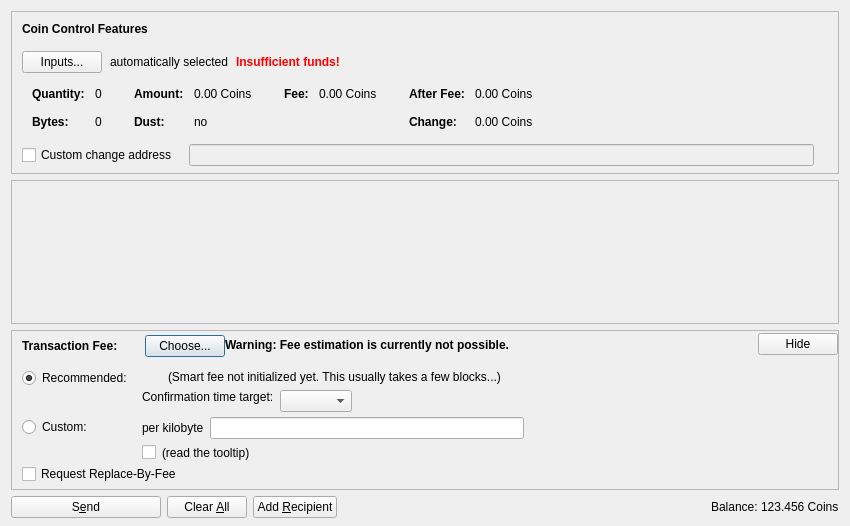
<?xml version="1.0" encoding="UTF-8"?>
<ui version="4.0">
 <class>SendCoinsDialog</class>
 <widget class="QDialog" name="SendCoinsDialog">
  <property name="geometry">
   <rect>
    <x>0</x>
    <y>0</y>
    <width>850</width>
    <height>526</height>
   </rect>
  </property>
  <property name="windowTitle">
   <string>Send Coins</string>
  </property>
  <layout class="QVBoxLayout" name="verticalLayout" stretch="0,1,0,0">
   <property name="bottomMargin">
    <number>8</number>
   </property>
   <item>
    <widget class="QFrame" name="frameCoinControl">
     <property name="sizePolicy">
      <sizepolicy hsizetype="Expanding" vsizetype="Expanding">
       <horstretch>0</horstretch>
       <verstretch>0</verstretch>
      </sizepolicy>
     </property>
     <property name="maximumSize">
      <size>
       <width>16777215</width>
       <height>16777215</height>
      </size>
     </property>
     <property name="frameShape">
      <enum>QFrame::StyledPanel</enum>
     </property>
     <property name="frameShadow">
      <enum>QFrame::Sunken</enum>
     </property>
     <layout class="QVBoxLayout" name="verticalLayoutCoinControl2">
      <property name="spacing">
       <number>0</number>
      </property>
      <property name="leftMargin">
       <number>0</number>
      </property>
      <property name="topMargin">
       <number>0</number>
      </property>
      <property name="rightMargin">
       <number>0</number>
      </property>
      <property name="bottomMargin">
       <number>6</number>
      </property>
      <item>
       <layout class="QVBoxLayout" name="verticalLayoutCoinControl" stretch="0,0,0,0,1">
        <property name="spacing">
         <number>0</number>
        </property>
        <property name="leftMargin">
         <number>10</number>
        </property>
        <property name="topMargin">
         <number>10</number>
        </property>
        <item>
         <layout class="QHBoxLayout" name="horizontalLayoutCoinControl1">
          <property name="bottomMargin">
           <number>15</number>
          </property>
          <item>
           <widget class="QLabel" name="labelCoinControlFeatures">
            <property name="sizePolicy">
             <sizepolicy hsizetype="Preferred" vsizetype="Maximum">
              <horstretch>0</horstretch>
              <verstretch>0</verstretch>
             </sizepolicy>
            </property>
            <property name="font">
             <font>
              <weight>75</weight>
              <bold>true</bold>
             </font>
            </property>
            <property name="styleSheet">
             <string notr="true">font-weight:bold;</string>
            </property>
            <property name="text">
             <string>Coin Control Features</string>
            </property>
           </widget>
          </item>
         </layout>
        </item>
        <item>
         <layout class="QHBoxLayout" name="horizontalLayoutCoinControl2" stretch="0,0,0,0">
          <property name="spacing">
           <number>8</number>
          </property>
          <property name="bottomMargin">
           <number>10</number>
          </property>
          <item>
           <widget class="QPushButton" name="pushButtonCoinControl">
            <property name="styleSheet">
             <string notr="true"/>
            </property>
            <property name="text">
             <string>Inputs...</string>
            </property>
            <property name="autoDefault">
             <bool>false</bool>
            </property>
           </widget>
          </item>
          <item>
           <widget class="QLabel" name="labelCoinControlAutomaticallySelected">
            <property name="text">
             <string>automatically selected</string>
            </property>
            <property name="margin">
             <number>5</number>
            </property>
           </widget>
          </item>
          <item>
           <widget class="QLabel" name="labelCoinControlInsuffFunds">
            <property name="font">
             <font>
              <weight>75</weight>
              <bold>true</bold>
             </font>
            </property>
            <property name="styleSheet">
             <string notr="true">color:red;font-weight:bold;</string>
            </property>
            <property name="text">
             <string>Insufficient funds!</string>
            </property>
            <property name="margin">
             <number>5</number>
            </property>
           </widget>
          </item>
          <item>
           <spacer name="horizontalSpacerCoinControl">
            <property name="orientation">
             <enum>Qt::Horizontal</enum>
            </property>
            <property name="sizeHint" stdset="0">
             <size>
              <width>40</width>
              <height>1</height>
             </size>
            </property>
           </spacer>
          </item>
         </layout>
        </item>
        <item>
         <widget class="QWidget" name="widgetCoinControl" native="true">
          <property name="sizePolicy">
           <sizepolicy hsizetype="Preferred" vsizetype="Preferred">
            <horstretch>0</horstretch>
            <verstretch>0</verstretch>
           </sizepolicy>
          </property>
          <property name="minimumSize">
           <size>
            <width>0</width>
            <height>0</height>
           </size>
          </property>
          <property name="styleSheet">
           <string notr="true"/>
          </property>
          <layout class="QHBoxLayout" name="horizontalLayoutCoinControl5">
           <property name="leftMargin">
            <number>0</number>
           </property>
           <property name="topMargin">
            <number>0</number>
           </property>
           <property name="rightMargin">
            <number>0</number>
           </property>
           <property name="bottomMargin">
            <number>0</number>
           </property>
           <item>
            <layout class="QHBoxLayout" name="horizontalLayoutCoinControl3" stretch="0,0,0,1">
             <property name="spacing">
              <number>20</number>
             </property>
             <property name="topMargin">
              <number>0</number>
             </property>
             <property name="bottomMargin">
              <number>10</number>
             </property>
             <item>
              <layout class="QFormLayout" name="formLayoutCoinControl1">
               <property name="horizontalSpacing">
                <number>10</number>
               </property>
               <property name="verticalSpacing">
                <number>14</number>
               </property>
               <property name="leftMargin">
                <number>10</number>
               </property>
               <property name="topMargin">
                <number>4</number>
               </property>
               <property name="rightMargin">
                <number>6</number>
               </property>
               <item row="0" column="0">
                <widget class="QLabel" name="labelCoinControlQuantityText">
                 <property name="font">
                  <font>
                   <weight>75</weight>
                   <bold>true</bold>
                  </font>
                 </property>
                 <property name="text">
                  <string>Quantity:</string>
                 </property>
                 <property name="margin">
                  <number>0</number>
                 </property>
                </widget>
               </item>
               <item row="0" column="1">
                <widget class="QLabel" name="labelCoinControlQuantity">
                 <property name="cursor">
                  <cursorShape>IBeamCursor</cursorShape>
                 </property>
                 <property name="contextMenuPolicy">
                  <enum>Qt::ActionsContextMenu</enum>
                 </property>
                 <property name="text">
                  <string notr="true">0</string>
                 </property>
                 <property name="margin">
                  <number>0</number>
                 </property>
                 <property name="textInteractionFlags">
                  <set>Qt::LinksAccessibleByMouse|Qt::TextSelectableByKeyboard|Qt::TextSelectableByMouse</set>
                 </property>
                </widget>
               </item>
               <item row="1" column="0">
                <widget class="QLabel" name="labelCoinControlBytesText">
                 <property name="font">
                  <font>
                   <weight>75</weight>
                   <bold>true</bold>
                  </font>
                 </property>
                 <property name="text">
                  <string>Bytes:</string>
                 </property>
                </widget>
               </item>
               <item row="1" column="1">
                <widget class="QLabel" name="labelCoinControlBytes">
                 <property name="cursor">
                  <cursorShape>IBeamCursor</cursorShape>
                 </property>
                 <property name="contextMenuPolicy">
                  <enum>Qt::ActionsContextMenu</enum>
                 </property>
                 <property name="text">
                  <string notr="true">0</string>
                 </property>
                 <property name="textInteractionFlags">
                  <set>Qt::LinksAccessibleByMouse|Qt::TextSelectableByKeyboard|Qt::TextSelectableByMouse</set>
                 </property>
                </widget>
               </item>
              </layout>
             </item>
             <item>
              <layout class="QFormLayout" name="formLayoutCoinControl2">
               <property name="horizontalSpacing">
                <number>10</number>
               </property>
               <property name="verticalSpacing">
                <number>14</number>
               </property>
               <property name="leftMargin">
                <number>6</number>
               </property>
               <property name="topMargin">
                <number>4</number>
               </property>
               <property name="rightMargin">
                <number>6</number>
               </property>
               <item row="0" column="0">
                <widget class="QLabel" name="labelCoinControlAmountText">
                 <property name="font">
                  <font>
                   <weight>75</weight>
                   <bold>true</bold>
                  </font>
                 </property>
                 <property name="text">
                  <string>Amount:</string>
                 </property>
                 <property name="margin">
                  <number>0</number>
                 </property>
                </widget>
               </item>
               <item row="0" column="1">
                <widget class="QLabel" name="labelCoinControlAmount">
                 <property name="cursor">
                  <cursorShape>IBeamCursor</cursorShape>
                 </property>
                 <property name="contextMenuPolicy">
                  <enum>Qt::ActionsContextMenu</enum>
                 </property>
                 <property name="text">
                  <string notr="true">0.00 Coins</string>
                 </property>
                 <property name="textInteractionFlags">
                  <set>Qt::LinksAccessibleByMouse|Qt::TextSelectableByKeyboard|Qt::TextSelectableByMouse</set>
                 </property>
                </widget>
               </item>
               <item row="1" column="0">
                <widget class="QLabel" name="labelCoinControlLowOutputText">
                 <property name="font">
                  <font>
                   <weight>75</weight>
                   <bold>true</bold>
                  </font>
                 </property>
                 <property name="text">
                  <string>Dust:</string>
                 </property>
                </widget>
               </item>
               <item row="1" column="1">
                <widget class="QLabel" name="labelCoinControlLowOutput">
                 <property name="cursor">
                  <cursorShape>IBeamCursor</cursorShape>
                 </property>
                 <property name="contextMenuPolicy">
                  <enum>Qt::ActionsContextMenu</enum>
                 </property>
                 <property name="text">
                  <string notr="true">no</string>
                 </property>
                 <property name="textInteractionFlags">
                  <set>Qt::LinksAccessibleByMouse|Qt::TextSelectableByKeyboard|Qt::TextSelectableByMouse</set>
                 </property>
                </widget>
               </item>
              </layout>
             </item>
             <item>
              <layout class="QFormLayout" name="formLayoutCoinControl3">
               <property name="horizontalSpacing">
                <number>10</number>
               </property>
               <property name="verticalSpacing">
                <number>14</number>
               </property>
               <property name="leftMargin">
                <number>6</number>
               </property>
               <property name="topMargin">
                <number>4</number>
               </property>
               <property name="rightMargin">
                <number>6</number>
               </property>
               <item row="0" column="0">
                <widget class="QLabel" name="labelCoinControlFeeText">
                 <property name="font">
                  <font>
                   <weight>75</weight>
                   <bold>true</bold>
                  </font>
                 </property>
                 <property name="text">
                  <string>Fee:</string>
                 </property>
                 <property name="margin">
                  <number>0</number>
                 </property>
                </widget>
               </item>
               <item row="0" column="1">
                <widget class="QLabel" name="labelCoinControlFee">
                 <property name="cursor">
                  <cursorShape>IBeamCursor</cursorShape>
                 </property>
                 <property name="contextMenuPolicy">
                  <enum>Qt::ActionsContextMenu</enum>
                 </property>
                 <property name="text">
                  <string notr="true">0.00 Coins</string>
                 </property>
                 <property name="textInteractionFlags">
                  <set>Qt::LinksAccessibleByMouse|Qt::TextSelectableByKeyboard|Qt::TextSelectableByMouse</set>
                 </property>
                </widget>
               </item>
              </layout>
             </item>
             <item>
              <layout class="QFormLayout" name="formLayoutCoinControl4">
               <property name="horizontalSpacing">
                <number>10</number>
               </property>
               <property name="verticalSpacing">
                <number>14</number>
               </property>
               <property name="leftMargin">
                <number>6</number>
               </property>
               <property name="topMargin">
                <number>4</number>
               </property>
               <property name="rightMargin">
                <number>6</number>
               </property>
               <item row="0" column="0">
                <widget class="QLabel" name="labelCoinControlAfterFeeText">
                 <property name="font">
                  <font>
                   <weight>75</weight>
                   <bold>true</bold>
                  </font>
                 </property>
                 <property name="text">
                  <string>After Fee:</string>
                 </property>
                 <property name="margin">
                  <number>0</number>
                 </property>
                </widget>
               </item>
               <item row="0" column="1">
                <widget class="QLabel" name="labelCoinControlAfterFee">
                 <property name="cursor">
                  <cursorShape>IBeamCursor</cursorShape>
                 </property>
                 <property name="contextMenuPolicy">
                  <enum>Qt::ActionsContextMenu</enum>
                 </property>
                 <property name="text">
                  <string notr="true">0.00 Coins</string>
                 </property>
                 <property name="textInteractionFlags">
                  <set>Qt::LinksAccessibleByMouse|Qt::TextSelectableByKeyboard|Qt::TextSelectableByMouse</set>
                 </property>
                </widget>
               </item>
               <item row="1" column="0">
                <widget class="QLabel" name="labelCoinControlChangeText">
                 <property name="font">
                  <font>
                   <weight>75</weight>
                   <bold>true</bold>
                  </font>
                 </property>
                 <property name="text">
                  <string>Change:</string>
                 </property>
                </widget>
               </item>
               <item row="1" column="1">
                <widget class="QLabel" name="labelCoinControlChange">
                 <property name="cursor">
                  <cursorShape>IBeamCursor</cursorShape>
                 </property>
                 <property name="contextMenuPolicy">
                  <enum>Qt::ActionsContextMenu</enum>
                 </property>
                 <property name="text">
                  <string notr="true">0.00 Coins</string>
                 </property>
                 <property name="textInteractionFlags">
                  <set>Qt::LinksAccessibleByMouse|Qt::TextSelectableByKeyboard|Qt::TextSelectableByMouse</set>
                 </property>
                </widget>
               </item>
              </layout>
             </item>
            </layout>
           </item>
          </layout>
         </widget>
        </item>
        <item>
         <layout class="QHBoxLayout" name="horizontalLayoutCoinControl4" stretch="0,0,0">
          <property name="spacing">
           <number>12</number>
          </property>
          <property name="sizeConstraint">
           <enum>QLayout::SetDefaultConstraint</enum>
          </property>
          <property name="topMargin">
           <number>5</number>
          </property>
          <property name="rightMargin">
           <number>5</number>
          </property>
          <item>
           <widget class="QCheckBox" name="checkBoxCoinControlChange">
            <property name="toolTip">
             <string>If this is activated, but the change address is empty or invalid, change will be sent to a newly generated address.</string>
            </property>
            <property name="text">
             <string>Custom change address</string>
            </property>
           </widget>
          </item>
          <item>
           <widget class="QValidatedLineEdit" name="lineEditCoinControlChange">
            <property name="enabled">
             <bool>false</bool>
            </property>
            <property name="sizePolicy">
             <sizepolicy hsizetype="Expanding" vsizetype="Fixed">
              <horstretch>0</horstretch>
              <verstretch>0</verstretch>
             </sizepolicy>
            </property>
           </widget>
          </item>
          <item>
           <widget class="QLabel" name="labelCoinControlChangeLabel">
            <property name="sizePolicy">
             <sizepolicy hsizetype="Preferred" vsizetype="Expanding">
              <horstretch>0</horstretch>
              <verstretch>0</verstretch>
             </sizepolicy>
            </property>
            <property name="minimumSize">
             <size>
              <width>0</width>
              <height>0</height>
             </size>
            </property>
            <property name="text">
             <string/>
            </property>
            <property name="margin">
             <number>3</number>
            </property>
           </widget>
          </item>
         </layout>
        </item>
        <item>
         <spacer name="verticalSpacerCoinControl">
          <property name="orientation">
           <enum>Qt::Vertical</enum>
          </property>
          <property name="sizeHint" stdset="0">
           <size>
            <width>800</width>
            <height>1</height>
           </size>
          </property>
         </spacer>
        </item>
       </layout>
      </item>
     </layout>
    </widget>
   </item>
   <item>
    <widget class="QScrollArea" name="scrollArea">
     <property name="widgetResizable">
      <bool>true</bool>
     </property>
     <widget class="QWidget" name="scrollAreaWidgetContents">
      <property name="geometry">
       <rect>
        <x>0</x>
        <y>0</y>
        <width>830</width>
        <height>104</height>
       </rect>
      </property>
      <layout class="QVBoxLayout" name="verticalLayout_2" stretch="0,1">
       <property name="leftMargin">
        <number>0</number>
       </property>
       <property name="topMargin">
        <number>0</number>
       </property>
       <property name="rightMargin">
        <number>0</number>
       </property>
       <property name="bottomMargin">
        <number>0</number>
       </property>
       <item>
        <layout class="QVBoxLayout" name="entries">
         <property name="spacing">
          <number>6</number>
         </property>
        </layout>
       </item>
       <item>
        <spacer name="verticalSpacer">
         <property name="orientation">
          <enum>Qt::Vertical</enum>
         </property>
         <property name="sizeHint" stdset="0">
          <size>
           <width>20</width>
           <height>40</height>
          </size>
         </property>
        </spacer>
       </item>
      </layout>
     </widget>
    </widget>
   </item>
   <item>
    <widget class="QFrame" name="frameFee">
     <property name="sizePolicy">
      <sizepolicy hsizetype="Expanding" vsizetype="Expanding">
       <horstretch>0</horstretch>
       <verstretch>0</verstretch>
      </sizepolicy>
     </property>
     <property name="maximumSize">
      <size>
       <width>16777215</width>
       <height>16777215</height>
      </size>
     </property>
     <property name="frameShape">
      <enum>QFrame::StyledPanel</enum>
     </property>
     <property name="frameShadow">
      <enum>QFrame::Sunken</enum>
     </property>
     <layout class="QVBoxLayout" name="verticalLayoutFee1">
      <property name="spacing">
       <number>0</number>
      </property>
      <property name="leftMargin">
       <number>0</number>
      </property>
      <property name="topMargin">
       <number>0</number>
      </property>
      <property name="rightMargin">
       <number>0</number>
      </property>
      <property name="bottomMargin">
       <number>0</number>
      </property>
      <item>
       <layout class="QVBoxLayout" name="verticalLayoutFee2" stretch="0,0,0">
        <property name="spacing">
         <number>0</number>
        </property>
        <property name="leftMargin">
         <number>10</number>
        </property>
        <property name="topMargin">
         <number>0</number>
        </property>
        <item>
         <layout class="QHBoxLayout" name="horizontalLayoutFee1">
          <property name="bottomMargin">
           <number>0</number>
          </property>
          <item>
           <layout class="QVBoxLayout" name="verticalLayoutFee7">
            <property name="spacing">
             <number>0</number>
            </property>
            <item>
             <spacer name="verticalSpacerSmartFee">
              <property name="orientation">
               <enum>Qt::Vertical</enum>
              </property>
              <property name="sizeType">
               <enum>QSizePolicy::Fixed</enum>
              </property>
              <property name="sizeHint" stdset="0">
               <size>
                <width>1</width>
                <height>4</height>
               </size>
              </property>
             </spacer>
            </item>
            <item>
             <layout class="QHBoxLayout" name="horizontalLayoutSmartFee">
              <property name="spacing">
               <number>10</number>
              </property>
              <item>
               <widget class="QLabel" name="labelFeeHeadline">
                <property name="sizePolicy">
                 <sizepolicy hsizetype="Preferred" vsizetype="Maximum">
                  <horstretch>0</horstretch>
                  <verstretch>0</verstretch>
                 </sizepolicy>
                </property>
                <property name="font">
                 <font>
                  <weight>75</weight>
                  <bold>true</bold>
                 </font>
                </property>
                <property name="styleSheet">
                 <string notr="true">font-weight:bold;</string>
                </property>
                <property name="text">
                 <string>Transaction Fee:</string>
                </property>
               </widget>
              </item>
              <item>
               <widget class="QLabel" name="labelFeeMinimized">
                <property name="text">
                 <string/>
                </property>
               </widget>
              </item>
              <item>
               <widget class="QPushButton" name="buttonChooseFee">
                <property name="text">
                 <string>Choose...</string>
                </property>
               </widget>
              </item>
             </layout>
            </item>
            <item>
             <spacer name="verticalSpacer_5">
              <property name="orientation">
               <enum>Qt::Vertical</enum>
              </property>
              <property name="sizeHint" stdset="0">
               <size>
                <width>1</width>
                <height>1</height>
               </size>
              </property>
             </spacer>
            </item>
           </layout>
          </item>
          <item>
           <widget class="QLabel" name="fallbackFeeWarningLabel">
            <property name="toolTip">
             <string>Using the fallbackfee can result in sending a transaction that will take several hours or days (or never) to confirm. Consider choosing your fee manually or wait until you have validated the complete chain.</string>
            </property>
            <property name="font">
            <font>
                <weight>75</weight>
                <bold>true</bold>
            </font>
            </property>
            <property name="text">
             <string>Warning: Fee estimation is currently not possible.</string>
            </property>
            <property name="wordWrap">
             <bool>false</bool>
            </property>
           </widget>
          </item>
          <item>
           <spacer name="horizontalSpacer_4">
            <property name="orientation">
             <enum>Qt::Horizontal</enum>
            </property>
            <property name="sizeType">
             <enum>QSizePolicy::MinimumExpanding</enum>
            </property>
            <property name="sizeHint" stdset="0">
             <size>
              <width>40</width>
              <height>20</height>
             </size>
            </property>
           </spacer>
          </item>
          <item>
           <widget class="QPushButton" name="buttonMinimizeFee">
            <property name="toolTip">
             <string>collapse fee-settings</string>
            </property>
            <property name="text">
             <string>Hide</string>
            </property>
           </widget>
          </item>
         </layout>
        </item>
        <item>
         <widget class="QFrame" name="frameFeeSelection">
          <layout class="QVBoxLayout" name="verticalLayoutFee12">
           <property name="spacing">
            <number>0</number>
           </property>
           <property name="leftMargin">
            <number>0</number>
           </property>
           <property name="topMargin">
            <number>0</number>
           </property>
           <property name="rightMargin">
            <number>0</number>
           </property>
           <property name="bottomMargin">
            <number>0</number>
           </property>
           <item>
            <layout class="QGridLayout" name="gridLayoutFee">
             <property name="topMargin">
              <number>10</number>
             </property>
             <property name="bottomMargin">
              <number>4</number>
             </property>
             <property name="horizontalSpacing">
              <number>10</number>
             </property>
             <property name="verticalSpacing">
              <number>4</number>
             </property>
             <item row="1" column="1">
              <layout class="QVBoxLayout" name="verticalLayoutFee8">
               <property name="spacing">
                <number>6</number>
               </property>
               <item>
                <layout class="QHBoxLayout" name="horizontalLayoutFee13">
                 <item>
                  <widget class="QLabel" name="labelCustomPerKilobyte">
                   <property name="toolTip">
                    <string>If the custom fee is set to 1000 satoshis and the transaction is only 250 bytes, then &quot;per kilobyte&quot; only pays 250 satoshis in fee, while &quot;total at least&quot; pays 1000 satoshis. For transactions bigger than a kilobyte both pay by kilobyte.</string>
                   </property>
                   <property name="text">
                    <string>per kilobyte</string>
                   </property>
                  </widget>
                 </item>
                 <item>
                  <widget class="ZKstakeAmountField" name="customFee"/>
                 </item>
                 <item>
                  <spacer name="horizontalSpacer_6">
                   <property name="orientation">
                    <enum>Qt::Horizontal</enum>
                   </property>
                   <property name="sizeHint" stdset="0">
                    <size>
                     <width>1</width>
                     <height>1</height>
                    </size>
                   </property>
                  </spacer>
                 </item>
                </layout>
               </item>
               <item>
                <layout class="QHBoxLayout" name="horizontalLayoutFee8">
                 <item>
                  <widget class="QCheckBox" name="checkBoxMinimumFee">
                   <property name="toolTip">
                    <string>Paying only the minimum fee is just fine as long as there is less transaction volume than space in the blocks. But be aware that this can end up in a never confirming transaction once there is more demand for zkstake transactions than the network can process.</string>
                   </property>
                   <property name="text">
                    <string/>
                   </property>
                  </widget>
                 </item>
                 <item>
                  <widget class="QLabel" name="labelMinFeeWarning">
                   <property name="enabled">
                    <bool>true</bool>
                   </property>
                   <property name="toolTip">
                    <string>Paying only the minimum fee is just fine as long as there is less transaction volume than space in the blocks. But be aware that this can end up in a never confirming transaction once there is more demand for zkstake transactions than the network can process.</string>
                   </property>
                   <property name="text">
                    <string>(read the tooltip)</string>
                   </property>
                   <property name="margin">
                    <number>5</number>
                   </property>
                  </widget>
                 </item>
                 <item>
                  <spacer name="horizontalSpacer_2">
                   <property name="orientation">
                    <enum>Qt::Horizontal</enum>
                   </property>
                   <property name="sizeHint" stdset="0">
                    <size>
                     <width>1</width>
                     <height>1</height>
                    </size>
                   </property>
                  </spacer>
                 </item>
                </layout>
               </item>
              </layout>
             </item>
             <item row="0" column="0">
              <layout class="QVBoxLayout" name="verticalLayoutFee4" stretch="0,1">
               <item>
                <widget class="QRadioButton" name="radioSmartFee">
                 <property name="text">
                  <string>Recommended:</string>
                 </property>
                 <property name="checked">
                  <bool>true</bool>
                 </property>
                 <attribute name="buttonGroup">
                  <string notr="true">groupFee</string>
                 </attribute>
                </widget>
               </item>
               <item>
                <spacer name="verticalSpacer_2">
                 <property name="orientation">
                  <enum>Qt::Vertical</enum>
                 </property>
                 <property name="sizeHint" stdset="0">
                  <size>
                   <width>1</width>
                   <height>1</height>
                  </size>
                 </property>
                </spacer>
               </item>
              </layout>
             </item>
             <item row="1" column="0">
              <layout class="QVBoxLayout" name="verticalLayoutFee9" stretch="0,1">
               <item>
                <widget class="QRadioButton" name="radioCustomFee">
                 <property name="text">
                  <string>Custom:</string>
                 </property>
                 <attribute name="buttonGroup">
                  <string notr="true">groupFee</string>
                 </attribute>
                </widget>
               </item>
               <item>
                <spacer name="verticalSpacer_6">
                 <property name="orientation">
                  <enum>Qt::Vertical</enum>
                 </property>
                 <property name="sizeHint" stdset="0">
                  <size>
                   <width>1</width>
                   <height>1</height>
                  </size>
                 </property>
                </spacer>
               </item>
              </layout>
             </item>
             <item row="0" column="1">
              <layout class="QVBoxLayout" name="verticalLayoutFee3" stretch="0,0,1">
               <property name="spacing">
                <number>6</number>
               </property>
               <property name="topMargin">
                <number>2</number>
               </property>
               <item>
                <layout class="QHBoxLayout" name="horizontalLayoutFee12">
                 <item>
                  <widget class="QLabel" name="labelSmartFee">
                   <property name="text">
                    <string/>
                   </property>
                   <property name="margin">
                    <number>2</number>
                   </property>
                  </widget>
                 </item>
                 <item>
                  <widget class="QLabel" name="labelFeeEstimation">
                   <property name="text">
                    <string/>
                   </property>
                  </widget>
                 </item>
                 <item>
                  <widget class="QLabel" name="labelSmartFee2">
                   <property name="text">
                    <string>(Smart fee not initialized yet. This usually takes a few blocks...)</string>
                   </property>
                   <property name="margin">
                    <number>2</number>
                   </property>
                  </widget>
                 </item>
                 <item>
                  <spacer name="horizontalSpacer_5">
                   <property name="orientation">
                    <enum>Qt::Horizontal</enum>
                   </property>
                   <property name="sizeHint" stdset="0">
                    <size>
                     <width>1</width>
                     <height>1</height>
                    </size>
                   </property>
                  </spacer>
                 </item>
                </layout>
               </item>
               <item>
                <layout class="QHBoxLayout" name="horizontalLayoutFee9">
                 <item>
                  <layout class="QVBoxLayout" name="verticalLayoutFee6">
                   <item>
                    <widget class="QLabel" name="labelSmartFee3">
                     <property name="text">
                      <string>Confirmation time target:</string>
                     </property>
                     <property name="margin">
                      <number>2</number>
                     </property>
                    </widget>
                   </item>
                   <item>
                    <spacer name="verticalSpacer_3">
                     <property name="orientation">
                      <enum>Qt::Vertical</enum>
                     </property>
                     <property name="sizeHint" stdset="0">
                      <size>
                       <width>1</width>
                       <height>1</height>
                      </size>
                     </property>
                    </spacer>
                   </item>
                  </layout>
                 </item>
                 <item>
                  <layout class="QVBoxLayout" name="verticalLayoutFee5">
                   <property name="rightMargin">
                    <number>30</number>
                   </property>
                   <item>
                    <layout class="QHBoxLayout" name="horizontalLayoutConfTarget">
                     <property name="bottomMargin">
                      <number>0</number>
                     </property>
                     <item>
                      <widget class="QComboBox" name="confTargetSelector"/>
                     </item>
                     <item>
                      <spacer name="horizontalSpacerConfTarget">
                       <property name="orientation">
                        <enum>Qt::Horizontal</enum>
                       </property>
                       <property name="sizeHint" stdset="0">
                        <size>
                         <width>40</width>
                         <height>20</height>
                        </size>
                       </property>
                      </spacer>
                     </item>
                    </layout>
                   </item>
                  </layout>
                 </item>
                </layout>
               </item>
               <item>
                <spacer name="verticalSpacer_4">
                 <property name="orientation">
                  <enum>Qt::Vertical</enum>
                 </property>
                 <property name="sizeHint" stdset="0">
                  <size>
                   <width>1</width>
                   <height>1</height>
                  </size>
                 </property>
                </spacer>
               </item>
              </layout>
             </item>
            </layout>
           </item>
           <item>
            <widget class="QCheckBox" name="optInRBF">
             <property name="text">
              <string>Request Replace-By-Fee</string>
             </property>
             <property name="toolTip">
              <string>Indicates that the sender may wish to replace this transaction with a new one paying higher fees (prior to being confirmed).</string>
             </property>
            </widget>
           </item>
          </layout>
         </widget>
        </item>
        <item>
         <spacer name="verticalSpacerFee">
          <property name="orientation">
           <enum>Qt::Vertical</enum>
          </property>
          <property name="sizeHint" stdset="0">
           <size>
            <width>40</width>
            <height>5</height>
           </size>
          </property>
         </spacer>
        </item>
       </layout>
      </item>
     </layout>
    </widget>
   </item>
   <item>
    <layout class="QHBoxLayout" name="horizontalLayout">
     <item>
      <widget class="QPushButton" name="sendButton">
       <property name="minimumSize">
        <size>
         <width>150</width>
         <height>0</height>
        </size>
       </property>
       <property name="toolTip">
        <string>Confirm the send action</string>
       </property>
       <property name="text">
        <string>S&amp;end</string>
       </property>
       <property name="icon">
        <iconset resource="../zkstake.qrc">
         <normaloff>:/icons/send</normaloff>:/icons/send</iconset>
       </property>
       <property name="autoDefault">
        <bool>false</bool>
       </property>
       <property name="default">
        <bool>false</bool>
       </property>
      </widget>
     </item>
     <item>
      <widget class="QPushButton" name="clearButton">
       <property name="sizePolicy">
        <sizepolicy hsizetype="Minimum" vsizetype="Fixed">
         <horstretch>0</horstretch>
         <verstretch>0</verstretch>
        </sizepolicy>
       </property>
       <property name="toolTip">
        <string>Clear all fields of the form.</string>
       </property>
       <property name="text">
        <string>Clear &amp;All</string>
       </property>
       <property name="icon">
        <iconset resource="../zkstake.qrc">
         <normaloff>:/icons/remove</normaloff>:/icons/remove</iconset>
       </property>
       <property name="autoDefault">
        <bool>false</bool>
       </property>
      </widget>
     </item>
     <item>
      <widget class="QPushButton" name="addButton">
       <property name="toolTip">
        <string>Send to multiple recipients at once</string>
       </property>
       <property name="text">
        <string>Add &amp;Recipient</string>
       </property>
       <property name="icon">
        <iconset resource="../zkstake.qrc">
         <normaloff>:/icons/add</normaloff>:/icons/add</iconset>
       </property>
       <property name="autoDefault">
        <bool>false</bool>
       </property>
      </widget>
     </item>
     <item>
      <spacer name="horizontalSpacer">
       <property name="orientation">
        <enum>Qt::Horizontal</enum>
       </property>
       <property name="sizeHint" stdset="0">
        <size>
         <width>40</width>
         <height>20</height>
        </size>
       </property>
      </spacer>
     </item>
     <item>
      <layout class="QHBoxLayout" name="horizontalLayout_2">
       <property name="spacing">
        <number>3</number>
       </property>
       <item>
        <widget class="QLabel" name="label">
         <property name="sizePolicy">
          <sizepolicy hsizetype="Preferred" vsizetype="Fixed">
           <horstretch>0</horstretch>
           <verstretch>0</verstretch>
          </sizepolicy>
         </property>
         <property name="text">
          <string>Balance:</string>
         </property>
        </widget>
       </item>
       <item>
        <widget class="QLabel" name="labelBalance">
         <property name="sizePolicy">
          <sizepolicy hsizetype="Preferred" vsizetype="Fixed">
           <horstretch>0</horstretch>
           <verstretch>0</verstretch>
          </sizepolicy>
         </property>
         <property name="cursor">
          <cursorShape>IBeamCursor</cursorShape>
         </property>
         <property name="text">
          <string notr="true">123.456 Coins</string>
         </property>
         <property name="textInteractionFlags">
          <set>Qt::LinksAccessibleByMouse|Qt::TextSelectableByKeyboard|Qt::TextSelectableByMouse</set>
         </property>
        </widget>
       </item>
      </layout>
     </item>
    </layout>
   </item>
  </layout>
 </widget>
 <customwidgets>
  <customwidget>
   <class>QValidatedLineEdit</class>
   <extends>QLineEdit</extends>
   <header>qvalidatedlineedit.h</header>
  </customwidget>
  <customwidget>
   <class>ZKstakeAmountField</class>
   <extends>QLineEdit</extends>
   <header>zkstakeamountfield.h</header>
   <container>1</container>
  </customwidget>
 </customwidgets>
 <resources>
  <include location="../zkstake.qrc"/>
 </resources>
 <connections/>
 <buttongroups>
  <buttongroup name="groupFee"/>
 </buttongroups>
</ui>
